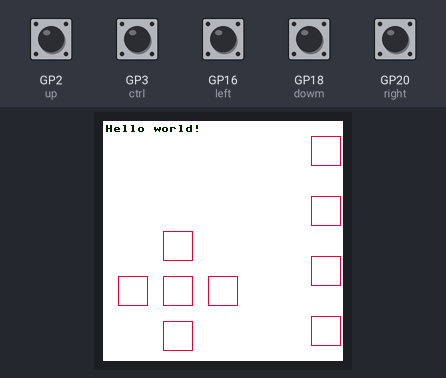
Bench run of a program on a simulated Raspberry Pi Pico running MicroPython. Shown: 240×240 colour display. The inputs (shaded band) are chosen by the test bench; at power-on: GP2 (up), GP3 (ctrl), GP16 (left), GP18 (dowm), GP20 (right) HIGH. What the program prints to the serial console is not drawn.

Above: at 1.2 s.
1.3 s: GP2 (up) pulled LOW for 0.15 s
At 1.38 s:
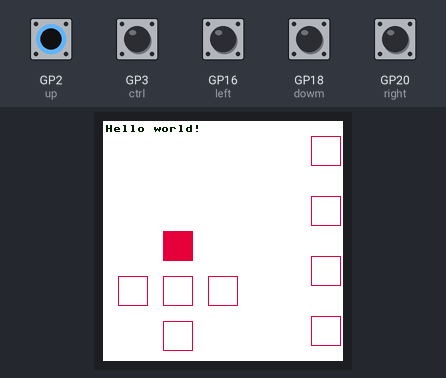
2.9 s: GP3 (ctrl) pulled LOW for 0.15 s
At 2.97 s:
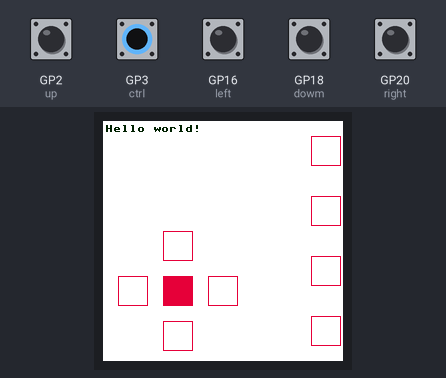
4.5 s: GP16 (left) pulled LOW for 0.15 s
At 4.57 s:
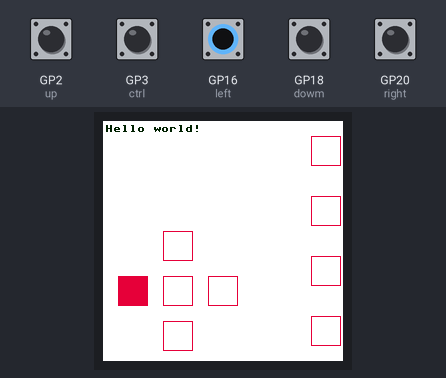
6.1 s: GP18 (dowm) pulled LOW for 0.15 s
At 6.17 s:
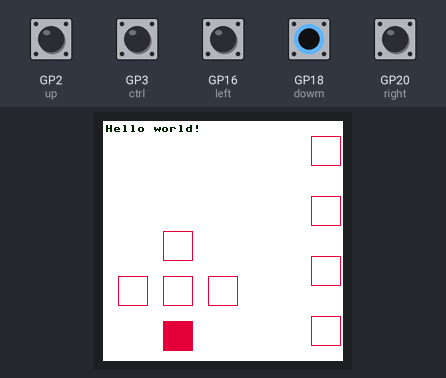
7.7 s: GP20 (right) pulled LOW for 0.15 s
At 7.77 s:
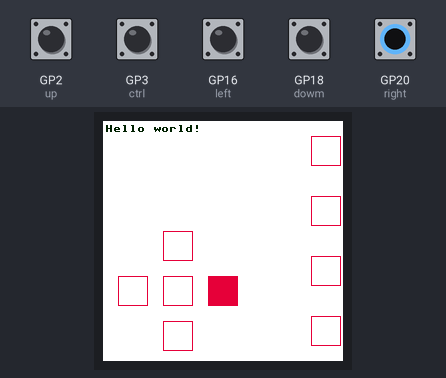
Timing chart, 0 to 10.3 s (numbered marks = the images above; inputs shaded):
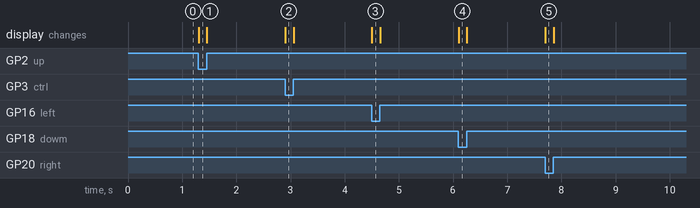

The program:

main.py
```python
from machine import Pin,SPI,PWM
import machine
import framebuf
import time
import micropython
import _thread

import network
import binascii

micropython.mem_info()

BL = 13
DC = 8
RST = 12
MOSI = 11
SCK = 10
CS = 9
core2Running = False
wlan = network.WLAN() #  network.WLAN(network.STA_IF)
wlan.active(True)

class LCD_1inch3(framebuf.FrameBuffer):
    def __init__(self):
        self.width = 240
        self.height = 240

        self.cs = Pin(CS,Pin.OUT)
        self.rst = Pin(RST,Pin.OUT)

        self.cs(1)
        self.spi = SPI(1)
        self.spi = SPI(1,1000_000)
        self.spi = SPI(1,100000_000,polarity=0, phase=0,sck=Pin(SCK),mosi=Pin(MOSI),miso=None)
        self.dc = Pin(DC,Pin.OUT)
        self.dc(1)
        print("point1")
        self.buffer = bytearray(self.height * self.width * 2)
        print("point2")
        super().__init__(self.buffer, self.width, self.height, framebuf.RGB565)
        print("point3")
        self.init_display()

        self.red   =   0x07E0
        self.green =   0x001f
        self.blue  =   0xf800
        self.white =   0xffff

    def write_cmd(self, cmd):
        self.cs(1)
        self.dc(0)
        self.cs(0)
        self.spi.write(bytearray([cmd]))
        self.cs(1)

    def write_data(self, buf):
        self.cs(1)
        self.dc(1)
        self.cs(0)
        self.spi.write(bytearray([buf]))
        self.cs(1)

    def init_display(self):
        """Initialize dispaly"""
        self.rst(1)
        self.rst(0)
        self.rst(1)

        self.write_cmd(0x36)
        self.write_data(0x70)

        self.write_cmd(0x3A)
        self.write_data(0x05)

        self.write_cmd(0xB2)
        self.write_data(0x0C)
        self.write_data(0x0C)
        self.write_data(0x00)
        self.write_data(0x33)
        self.write_data(0x33)

        self.write_cmd(0xB7)
        self.write_data(0x35)

        self.write_cmd(0xBB)
        self.write_data(0x19)

        self.write_cmd(0xC0)
        self.write_data(0x2C)

        self.write_cmd(0xC2)
        self.write_data(0x01)

        self.write_cmd(0xC3)
        self.write_data(0x12)

        self.write_cmd(0xC4)
        self.write_data(0x20)

        self.write_cmd(0xC6)
        self.write_data(0x0F)

        self.write_cmd(0xD0)
        self.write_data(0xA4)
        self.write_data(0xA1)

        self.write_cmd(0xE0)
        self.write_data(0xD0)
        self.write_data(0x04)
        self.write_data(0x0D)
        self.write_data(0x11)
        self.write_data(0x13)
        self.write_data(0x2B)
        self.write_data(0x3F)
        self.write_data(0x54)
        self.write_data(0x4C)
        self.write_data(0x18)
        self.write_data(0x0D)
        self.write_data(0x0B)
        self.write_data(0x1F)
        self.write_data(0x23)

        self.write_cmd(0xE1)
        self.write_data(0xD0)
        self.write_data(0x04)
        self.write_data(0x0C)
        self.write_data(0x11)
        self.write_data(0x13)
        self.write_data(0x2C)
        self.write_data(0x3F)
        self.write_data(0x44)
        self.write_data(0x51)
        self.write_data(0x2F)
        self.write_data(0x1F)
        self.write_data(0x1F)
        self.write_data(0x20)
        self.write_data(0x23)

        self.write_cmd(0x21)

        self.write_cmd(0x11)

        self.write_cmd(0x29)

    def show(self):
        self.write_cmd(0x2A)
        self.write_data(0x00)
        self.write_data(0x00)
        self.write_data(0x00)
        self.write_data(0xef)

        self.write_cmd(0x2B)
        self.write_data(0x00)
        self.write_data(0x00)
        self.write_data(0x00)
        self.write_data(0xEF)

        self.write_cmd(0x2C)

        self.cs(1)
        self.dc(1)
        self.cs(0)
        self.spi.write(self.buffer)
        self.cs(1)

def scanNetworks():
    print("scanning networks")
    global core2Running
    global wlan

    networks = wlan.scan() # list with tupples with 6 fields ssid, bssid, channel, RSSI, security, hidden
    i=0
    networks.sort(key=lambda x:x[3],reverse=True) # sorted on RSSI (3)

    networkStrings = []

    for w in networks:
        i+=1
        netArgs = (i, ' ', w[0].decode())
        networkStrings.append(''.join(str(arg) for arg in netArgs))

    LCD.fill(LCD.white)
    i = 0
    for i in range(len(networkStrings)):
        LCD.text(networkStrings[i],2, (12*i) + 4)

    time.sleep_ms(100)
    core2Running = False
    print("scanning exit")

if __name__=='__main__':
    print("starting main")
    brightness = 65535 #max 65535
    pwm = PWM(Pin(BL))
    pwm.freq(1000)
    pwm.duty_u16(brightness)

    LCD = LCD_1inch3()
    print("lcd initialized")
    #color BRG
    LCD.fill(LCD.white)

    LCD.text("Hello world!",2,4)
    LCD.show()


    keyA = Pin(15,Pin.IN,Pin.PULL_UP)
    keyB = Pin(17,Pin.IN,Pin.PULL_UP)
    keyX = Pin(19 ,Pin.IN,Pin.PULL_UP)
    keyY= Pin(21 ,Pin.IN,Pin.PULL_UP)

    up = Pin(2,Pin.IN,Pin.PULL_UP)
    dowm = Pin(18,Pin.IN,Pin.PULL_UP)
    left = Pin(16,Pin.IN,Pin.PULL_UP)
    right = Pin(20,Pin.IN,Pin.PULL_UP)
    ctrl = Pin(3,Pin.IN,Pin.PULL_UP)

    while(1):

        if keyA.value() == 0:
            LCD.fill_rect(208,15,30,30,LCD.red)

            if brightness + 1000 <= 65535:
                brightness += 1000
        else :
            LCD.fill_rect(208,15,30,30,LCD.white)
            LCD.rect(208,15,30,30,LCD.red)


        if(keyB.value() == 0):
            LCD.fill_rect(208,75,30,30,LCD.red)

            if brightness - 1000 >= 0:
                brightness -= 1000
        else :
            LCD.fill_rect(208,75,30,30,LCD.white)
            LCD.rect(208,75,30,30,LCD.red)


        if(keyX.value() == 0):
            LCD.fill_rect(208,135,30,30,LCD.red)

            if not core2Running:
                core2Running = True
                _thread.start_new_thread(scanNetworks, ())
        else :
            LCD.fill_rect(208,135,30,30,LCD.white)
            LCD.rect(208,135,30,30,LCD.red)

        if(keyY.value() == 0):
            LCD.fill_rect(208,195,30,30,LCD.red)
            machine.bootloader()
        else :
            LCD.fill_rect(208,195,30,30,LCD.white)
            LCD.rect(208,195,30,30,LCD.red)

        if(up.value() == 0):
            LCD.fill_rect(60,110,30,30,LCD.red)
        else :
            LCD.fill_rect(60,110,30,30,LCD.white)
            LCD.rect(60,110,30,30,LCD.red)

        if(dowm.value() == 0):
            LCD.fill_rect(60,200,30,30,LCD.red)
        else :
            LCD.fill_rect(60,200,30,30,LCD.white)
            LCD.rect(60,200,30,30,LCD.red)

        if(left.value() == 0):
            LCD.fill_rect(15,155,30,30,LCD.red)
        else :
            LCD.fill_rect(15,155,30,30,LCD.white)
            LCD.rect(15,155,30,30,LCD.red)

        if(right.value() == 0):
            LCD.fill_rect(105,155,30,30,LCD.red)
        else :
            LCD.fill_rect(105,155,30,30,LCD.white)
            LCD.rect(105,155,30,30,LCD.red)

        if(ctrl.value() == 0):
            LCD.fill_rect(60,155,30,30,LCD.red)
        else :
            LCD.fill_rect(60,155,30,30,LCD.white)
            LCD.rect(60,155,30,30,LCD.red)

        pwm.duty_u16(brightness)
        LCD.show()

    time.sleep(1)
    LCD.fill(0xFFFF)
```

Measured:
- after the input at 1.3 s, the display: changes at once (image 1)
- after the input at 2.9 s, the display: changes at once (image 2)
- after the input at 4.5 s, the display: changes at once (image 3)
- after the input at 6.1 s, the display: changes at once (image 4)
- after the input at 7.7 s, the display: changes at once (image 5)
